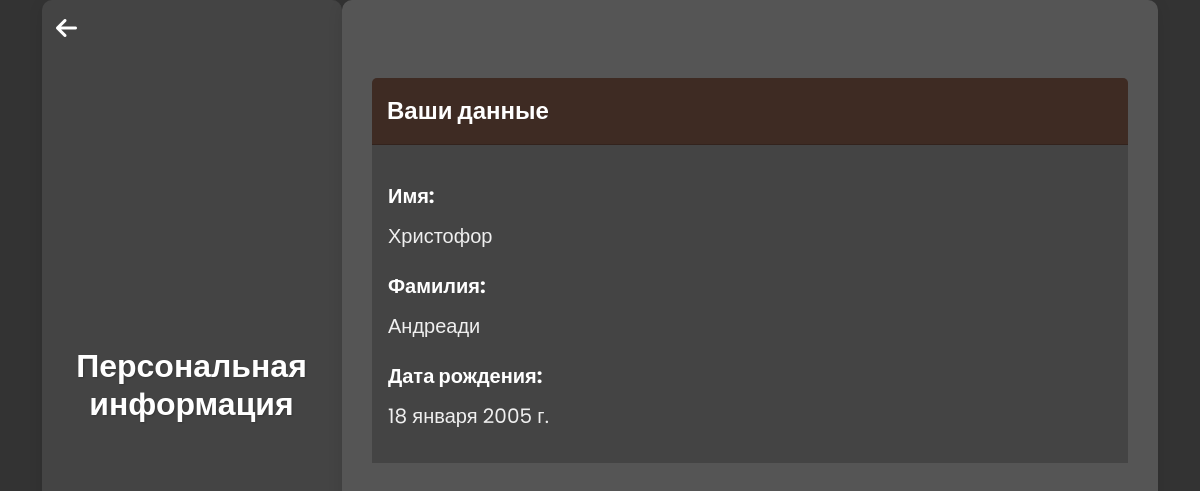
Page /profile/personal-info/ (signed in) on the committed database.
### main/models.py (models this page shows, shortened)
class RegUser(AbstractBaseUser, PermissionsMixin):
    email = models.EmailField(unique=True)
    firstname = models.CharField(max_length=30)
    lastname = models.CharField(max_length=30)
    birthdate = models.DateField('День рождения')
    is_active = models.BooleanField(default=True)
    is_staff = models.BooleanField(default=False)
    dark_mode = models.BooleanField(default=False)
    general_emails = models.BooleanField(default=False)
    personalized_emails = models.BooleanField(default=False)
    objects = RegUserManager()
    USERNAME_FIELD = 'email'
    REQUIRED_FIELDS = ['firstname', 'lastname', 'birthdate']

### main/views.py (the view)
# urls.py: path('personal-info/', login_required(views.personal_info), name='personal_info'),
@login_required
def personal_info(request):
    user = request.user
    context = {
        'firstname': user.firstname,
        'lastname': user.lastname,
        'birthdate': user.birthdate,
    }
    return render(request, 'main/dropdown-menu/personal_info.html', context)

### main/templates/main/dropdown-menu/personal_info.html (shortened to what this page needs)
<!DOCTYPE html>
<html lang="ru" class="{% if user.dark_mode %}dark-theme{% endif %}">
<head>
    <link href="https://cdn.jsdelivr.net/npm/bootstrap@5.3.3/dist/css/bootstrap.min.css" rel="stylesheet">
    <link rel="stylesheet" href="https://cdnjs.cloudflare.com/ajax/libs/font-awesome/6.5.1/css/all.min.css">
</head>
<body>
    <div class="container">
        <div class="sidebar">
            <button class="back-button" onclick="window.location.href='/profile'">
                <i class="fas fa-arrow-left"></i>
            </button>
            <h1>Персональная информация</h1>
        </div>
        <div class="content">
            <div class="card mt-5">
                <div class="card-header">
                    Ваши данные
                </div>
                <div class="card-body">
                    <p class="form-label">Имя:</p>
                    <p class="user-data">{{ firstname }}</p>
                    <p class="form-label">Фамилия:</p>
                    <p class="user-data">{{ lastname }}</p>
                    <p class="form-label">Дата рождения:</p>
                    <p class="user-data">{{ birthdate }}</p>
                </div>
            </div>
        </div>
    </div>
</body>
</html>

### main/templates/main/dropdown-menu/personal_info.html (style rules this page uses)
body { background-color: inherit; font-family: 'Poppins', sans-serif; margin: 0; padding: 0; height: 100vh; display: flex; flex-direction: column; transition: background-color 0.3s, color 0.3s; color: inherit; }
html.dark-theme { background-color: #333; color: #fff; }
html.dark-theme body { background-color: #333; color: #fff; }
.container { display: flex; flex: 1; overflow: hidden; flex-direction: row; perspective: 1000px; }
.sidebar { width: 300px; min-width: 250px; padding: 20px; border-right: 1px solid #d6cfc4; background-color: #ffffff; box-shadow: 0 4px 15px rgba(0, 0, 0, 0.1); border-radius: 10px; display: flex; flex-direction: column; justify-content: center; align-items: center; transition: background-color 0.3s, border-color 0.3s; }
.sidebar h1 { font-size: 2rem; color: #6f4e37; margin-bottom: 30px; text-align: center; font-weight: bold; text-shadow: 1px 1px 2px rgba(0, 0, 0, 0.2); }
.content { flex: 1; background-color: #ffffff; border-radius: 10px; box-shadow: 0 4px 15px rgba(0, 0, 0, 0.1); padding: 30px; overflow-y: auto; transition: background-color 0.3s, color 0.3s; }
.card { border: none; border-radius: 10px; margin-top: 20px; }
.card-header { background-color: #6f4e37; color: white; font-weight: bold; font-size: 1.5rem; padding: 15px; transition: background-color 0.3s, color 0.3s; }
.form-label { font-weight: bold; color: #6f4e37; font-size: 1.25rem; margin-top: 20px; }
.card-body { color: #000; transition: color 0.3s, background-color 0.3s; }
.user-data { font-size: 1.25rem; margin-top: 10px; color: #000; }
html.dark-theme .sidebar { border-right: 1px solid #444; background-color: #444; }
html.dark-theme .sidebar h1, html.dark-theme .form-label, html.dark-theme .back-button { color: #fff; }
html.dark-theme .user-data { color: #efefef; }
html.dark-theme .content { background-color: #555; color: #ddd; }
html.dark-theme .card-header { background-color: #3e2b23; }
html.dark-theme .card-body { background-color: #444; color: #e0e0e0; }
.back-button { position: absolute; top: 10px; left: 20px; background-color: transparent; border: none; cursor: pointer; font-size: 1.5rem; color: #6f4e37; will-change: transform; transition: color 0.3s, transform 0.3s; -webkit-font-smoothing: antialiased; -moz-osx-font-smoothing: grayscale; }

### rows in the picture
RegUser: firstname "Христофор", lastname "Андреади", birthdate "18 января 2005 г."
